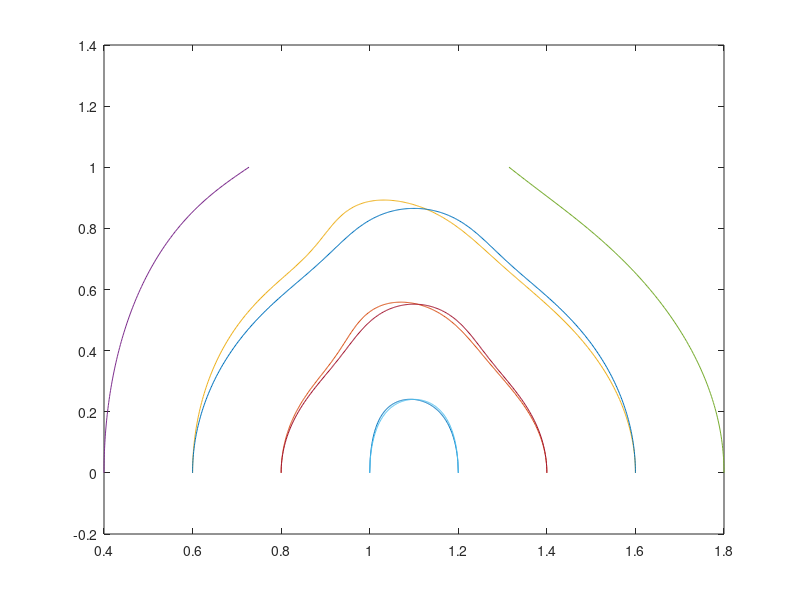

Write the MATLAB code that produced this figure. (Note: this script raises an error after producing the figure.)
figure(1)
tmp=dlmread('band1chrwr1.dat');
plot(tmp(:,1),tmp(:,2)),hold on
tmp=[dlmread('band2chrwr1L.dat');dlmread('band2chrwr1c.dat');flipud(dlmread('band2chrwr1R.dat'))];
plot(tmp(:,1),tmp(:,2)),hold on
tmp=[dlmread('band3chrwr1L.dat');dlmread('band3chrwr1c.dat');flipud(dlmread('band3chrwr1R.dat'))];
plot(tmp(:,1),tmp(:,2)),hold on
tmp=dlmread('band4chrwr1L.dat');
plot(tmp(:,1),tmp(:,2)),hold on
tmp=dlmread('band4chrwr1R.dat');
plot(tmp(:,1),tmp(:,2)),hold on

tmp=dlmread('band1rwar1.dat');
plot(tmp(:,1),tmp(:,2)),hold on
tmp=[dlmread('band2rwar1L.dat');dlmread('band2rwar1c.dat');flipud(dlmread('band2rwar1R.dat'))];
plot(tmp(:,1),tmp(:,2)),hold on
tmp=[dlmread('band3rwar1L.dat');dlmread('band3rwar1c.dat');flipud(dlmread('band3rwar1R.dat'))];
plot(tmp(:,1),tmp(:,2)),hold on
tmp=dlmread('band4rwar1L.dat');
plot(tmp(:,1),tmp(:,2)),hold on
tmp=dlmread('band4rwar1R.dat');
plot(tmp(:,1),tmp(:,2)),hold on

figure(2)
tmp=dlmread('band1chrwr0p5.dat');
plot(tmp(:,1),tmp(:,2)),hold on
tmp=[dlmread('band2chrwr0p5L.dat');dlmread('band2chrwr0p5c.dat');flipud(dlmread('band2chrwr0p5R.dat'))];
plot(tmp(:,1),tmp(:,2)),hold on
tmp=dlmread('band3chrwr0p5L.dat');
plot(tmp(:,1),tmp(:,2)),hold on
tmp=flipud(dlmread('band3chrwr0p5R.dat'));
plot(tmp(:,1),tmp(:,2)),hold on
tmp=dlmread('band4chrwr0p5L.dat');
plot(tmp(:,1),tmp(:,2)),hold on
tmp=dlmread('band4chrwr0p5R.dat');
plot(tmp(:,1),tmp(:,2)),hold on


tmp=dlmread('band1rwar0p5c.dat');
plot(tmp(:,1),tmp(:,2)),hold on
tmp=[dlmread('band2rwar0p5L.dat');dlmread('band2rwar0p5c.dat');flipud(dlmread('band2rwar0p5R.dat'))];
plot(tmp(:,1),tmp(:,2)),hold on
tmp=[dlmread('band3rwar0p5L.dat');dlmread('band3rwar0p5c.dat');flipud(dlmread('band3rwar0p5R.dat'))];
plot(tmp(:,1),tmp(:,2)),hold on
tmp=dlmread('band4rwar0p5L.dat');
plot(tmp(:,1),tmp(:,2)),hold on
tmp=dlmread('band4rwar0p5R.dat');
plot(tmp(:,1),tmp(:,2)),hold on